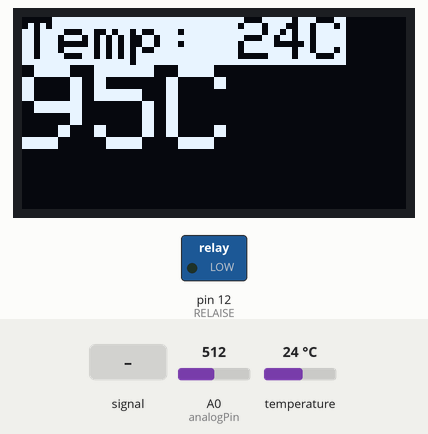
This sketch was run on a simulated Arduino Uno, built with avr-gcc and run on an emulated ATmega328P. Shown: 128×64 one-colour display, switched loads named in the sketch (green lamp = pin HIGH). The test bench sets the inputs (shaded band); at power-on: A0 (analogPin) = 512, temperature 24 °C. What the sketch prints to the serial monitor is not drawn.

Above: at 1.2 s.
1.3 s: A0 (analogPin) set to 142
At 3.8 s:
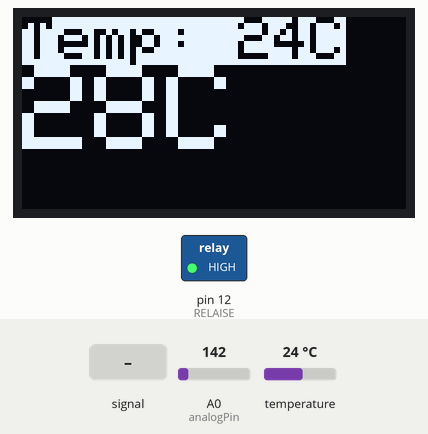
4.9 s: A0 (analogPin) set to 121
At 6.4 s:
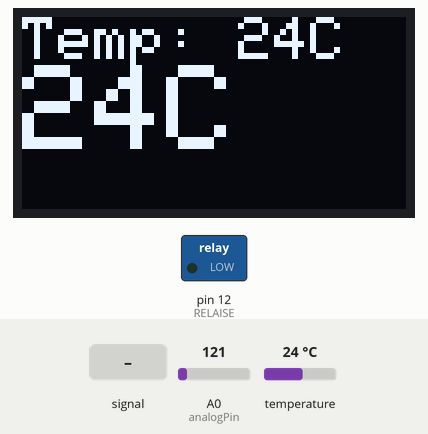
6.7 s: A0 (analogPin) fed a 200 Hz sine of ±81 counts around its level
At 7.5 s:
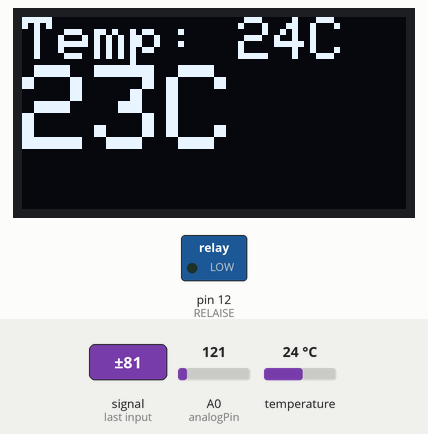
8.3 s: temperature set to 23.3 °C
10.5 s: A0 (analogPin) set to 0
At 11.9 s:
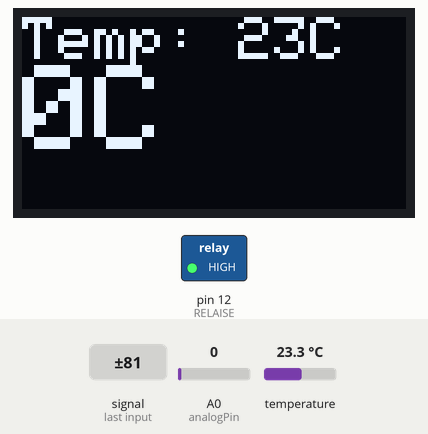
13.5 s: temperature set to 12 °C
At 14.8 s:
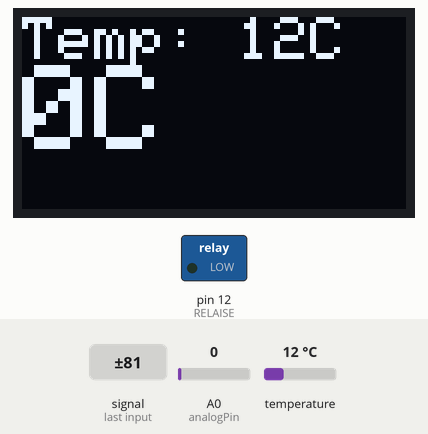
Timing chart, 0 to 16.0 s (numbered marks = the images above; inputs shaded):
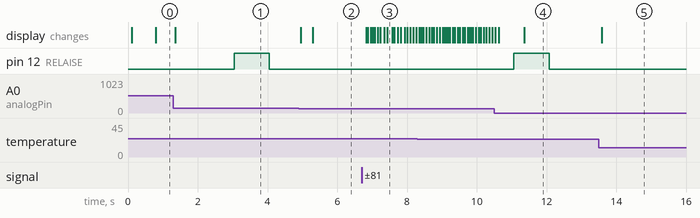

Measured:
- the behaviour switches between 128 and 127 on A0 (analogPin) (found by bisection; images 1 and 2)
- after the input at 1.3 s, the display: changes after 0.06 s (image 1)
- after the input at 4.9 s, the display: first changes after 0.05 s (image 2 shows a later state)
- after the input at 6.7 s, the display: changes after 0.12 s (image 3)
- after the input at 13.5 s, the display: changes after 0.09 s (image 5)

The sketch:

vakoumwaermer.ino
```cpp
#include <SPI.h>
#include <Wire.h>
#include <Adafruit_GFX.h>
#include <Adafruit_SSD1306.h>
#include <OneWire.h>
#include <DallasTemperature.h>

#define ONE_WIRE_BUS 10
OneWire oneWire(ONE_WIRE_BUS);
DallasTemperature sensors(&oneWire);
DeviceAddress tempDeviceAddress;
int resolution = 12;
int delayInMillis = 0;
unsigned long lastTempRequest = 0;

// If using software SPI (the default case):
#define OLED_MOSI  2
#define OLED_CLK   3
#define OLED_DC    4
#define OLED_CS    5
#define OLED_RESET 6
Adafruit_SSD1306 display(OLED_MOSI, OLED_CLK, OLED_DC, OLED_RESET, OLED_CS);

#define REGLERMAX 475
#define REGLERSTEP 5 // 0-95 C°

int analogPin = 0;
double a0_val = 0;

int sollTemp = 0;
int istTemp = 0;

#define RELAISE 12

void setup()   {
  Serial.begin(9600);

  pinMode(RELAISE, OUTPUT);

  sensors.begin();
  sensors.getAddress(tempDeviceAddress, 0);
  sensors.setResolution(tempDeviceAddress, resolution);
  sensors.setWaitForConversion(false);
  delayInMillis = 750 / (1 << (12 - resolution));

  // by default, we'll generate the high voltage from the 3.3v line internally! (neat!)
  display.begin(SSD1306_SWITCHCAPVCC);
  // init done

  // Clear the buffer.
  display.clearDisplay();
}

boolean heating = false;
void setHeating(){
  heating = true;

  showTemp();
}
void unsetHeating(){
  heating = false;

  showTemp();
}

void showTemp(){
  display.clearDisplay();
   // text display tests
  display.setTextSize(2);
  if( heating ){
    display.setTextColor(BLACK, WHITE); // 'inverted' text
  }else{
    display.setTextColor(WHITE);
  }
  display.setCursor(0,0);
  display.print("Temp: ");
  display.print(istTemp);
  display.println("C");
  display.setTextSize(4);
  display.setTextColor(WHITE);
  display.print(sollTemp);
  display.println("C");
  display.display();
}

int reglerCount = 0;
#define MAXREGELERCOUNT 200

void readRegler(){
  if( reglerCount == MAXREGELERCOUNT ){
    reglerCount = 0;
    int res = a0_val / MAXREGELERCOUNT;
    a0_val = 0;
    if( res > REGLERMAX ){ res = REGLERMAX; }
    int temp = res / REGLERSTEP;
    if( temp != sollTemp ){
      sollTemp = temp;
      Serial.println(sollTemp);
      showTemp();
    }
  }else{
    reglerCount++;
    int val = analogRead(analogPin);
    val = val & 0xFFFC;
    a0_val += val;
  }
}

unsigned long lastSec = 0;
int secCount = 0;
void loop() {
  readRegler();
  if (millis() - lastTempRequest >= delayInMillis) // waited long enough??
  {
    lastTempRequest = millis();
    sensors.requestTemperatures();
    istTemp = sensors.getTempCByIndex(0);
    Serial.println(istTemp);
    if( istTemp < sollTemp ){
      setHeating();
    }else{
      unsetHeating();
    }
  }
  if( millis() - lastSec >= 1000 ){
     lastSec = millis();
     secCount++;
  }

  if( secCount < 3 ){
    digitalWrite(RELAISE, 0);
  }else if( secCount == 3 && heating ){
    digitalWrite(RELAISE, 1);
  }else if(secCount == 4){
    digitalWrite(RELAISE, 0);
    secCount = 0;
  }
}
```
